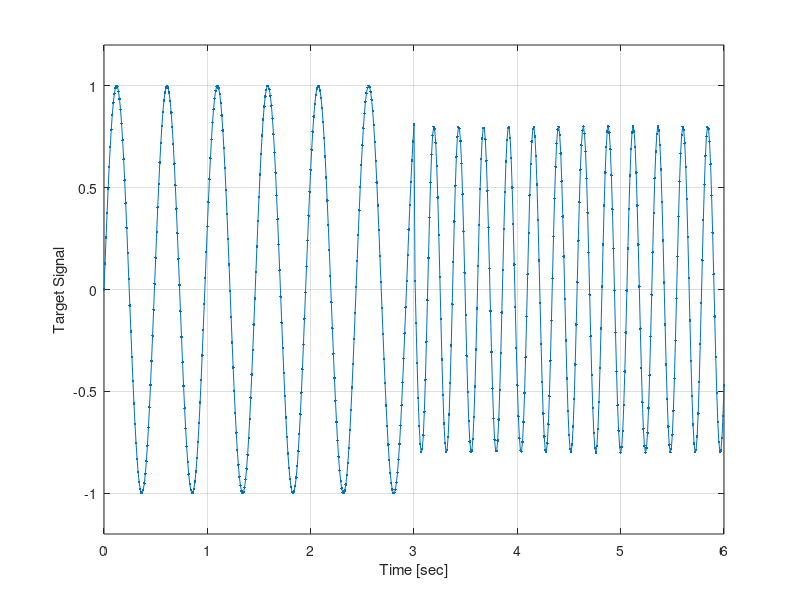

This chart was generated by the following MATLAB code: (Note: this script raises an error after producing the figure.)
close all, clear all, clc, format compact
% define segments of time vector
dt = 0.01; % time step [seconds]
t1 = 0 : dt : 3; % first time vector [seconds]
t2 = 3+dt : dt : 6; % second time vector [seconds]
t = [t1 t2]; % complete time vector [seconds]
% define signal
y = [sin(4.1*pi*t1) .8*sin(8.3*pi*t2)];
% plot signal
plot(t,y,'.-')
xlabel('Time [sec]');
ylabel('Target Signal');
grid on
ylim([-1.2 1.2])
p = con2seq(y);
% The resulting network will predict the next value of the target signal
% using delayed values of the target.
inputDelays = 1:5; % delayed inputs to be used
learning_rate = 0.2; % learning rate
% define ADALINE
net = linearlayer(inputDelays,learning_rate);
% before the next step in the sequence is presented. Thus the network is
% updated N times. The output signal and the error signal are returned,
% along with new network.
[net,Y,E] = adapt(net,p,p);
% view network structure
view(net)
% check final network parameters
disp('Weights and bias of the ADALINE after adaptation')
net.IW{1}
net.b{1}
% transform result vectors
Y = seq2con(Y); Y = Y{1};
E = seq2con(E); E = E{1};
% start a new figure
figure;
% first graph
subplot(211)
plot(t,y,'b', t,Y,'r--');
legend('Original','Prediction')
grid on
xlabel('Time [sec]');
ylabel('Target Signal');
ylim([-1.2 1.2])
% second graph
subplot(212)
plot(t,E,'g');
grid on
legend('Prediction error')
xlabel('Time [sec]');
ylabel('Error');
ylim([-1.2 1.2])